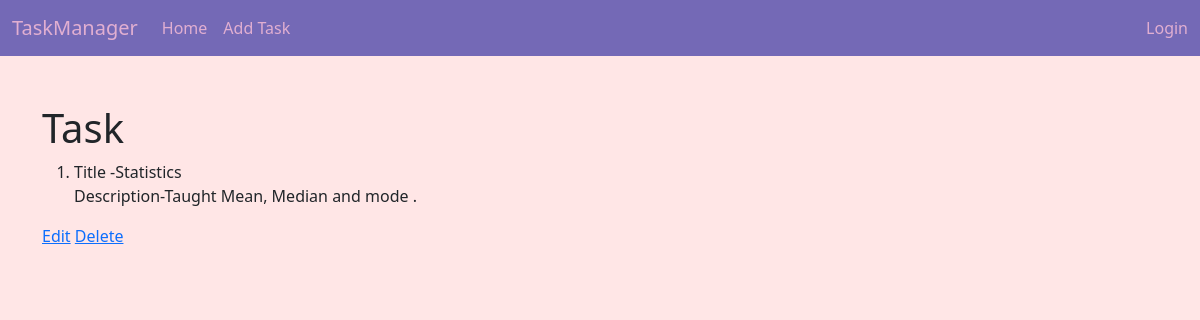
The page /all_task/26 on the database as committed earlier.
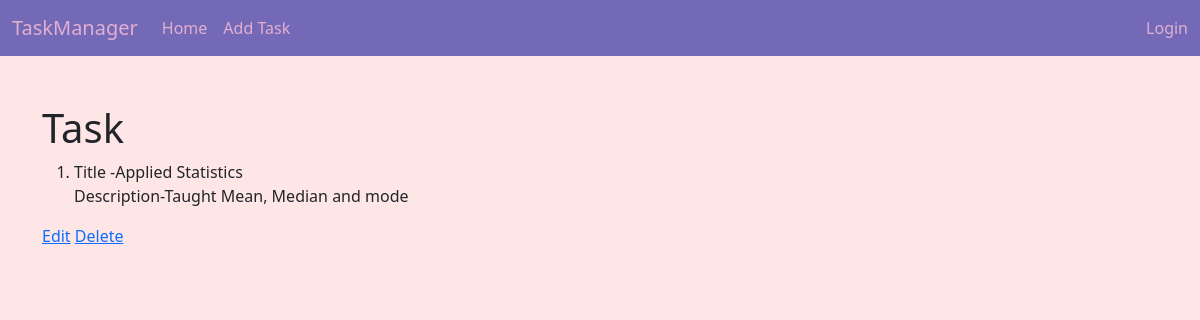
The same page on the database as committed later.
### db/__init__.py (models this page shows, shortened)
class Task(Base):
    __tablename__="tasks"
    id=Column(Integer,primary_key=True)
    title=Column(String(100),nullable=False,index=True)
    description=Column(Text(),nullable=False)
    created_at = Column(DateTime, default=datetime.utcnow, nullable=False)
    user_id=Column(Integer(),ForeignKey("users.id"))

### app.py (the view)
@app.route('/all_task/<int:myid>')
def allTask(myid):
    tasks=tsk.query.filter_by(id=myid).first()
    return render_template('all_task.html',tasks =tasks)

### app.py (called while the page is built)
@app.teardown_appcontext
def shutdown_session(exception=None):
    db_session.remove()

### templates/all_task.html (shortened to what this page needs)
{% extends 'index.html' %}
{% block content %}
    <h1>Task</h1>
    <ol>
        <li>Title -{{tasks.title}}
            <br>
            Description-{{tasks.description}}
        </li>
    </ol>
    <a href="/update_task">Edit</a>
    <a href="/delete_task">Delete</a>
{% endblock %}

### templates/index.html (shortened to what this page needs)
<!DOCTYPE html>
<html lang="en">
<head>
    <link href="https://cdn.jsdelivr.net/npm/bootstrap@5.3.3/dist/css/bootstrap.min.css" rel="stylesheet">
    <link rel="stylesheet" href="{{url_for('static',filename='index.css')}}">
</head>
<body>
    <nav class="navbar navbar-expand-lg  task-head">
        <div class="container-fluid  task-brand">
            <a class="navbar-brand" href="#" style="color: #E1AFD1;">TaskManager</a>
            <div class="collapse navbar-collapse">
                <ul class="navbar-nav me-auto mb-2 mb-lg-0">
                  <li class="nav-item">
                    <a class="nav-link" href="#">Home</a>
                  </li>
                  <li class="nav-item">
                    <a class="nav-link" href="/add_task">Add Task</a>
                  </li>
                </ul>
                <form class="d-flex">
                    <a class="nav-link" href="#">Login</a>
                  </form>
            </div>
        </div>
    </nav>
    <div class="container my-5 ">
    {% block content %}
    {% endblock %}
    </div>
</body>
</html>

### static/index.css (style rules this page uses)
* { margin: 0; padding: 0; }
body { background-color: #FFE6E6; }
.task-head { background-color: #7469B6; }
body .nav-link { color: #E1AFD1; }
body .task-brand { color: #E1AFD1; }

Rows that differ between the two databases and show on the page:
changed Task: title "Statistics" → "Applied Statistics"; description "Taught Mean, Median and mode ." → "Taught Mean, Median and mode"
